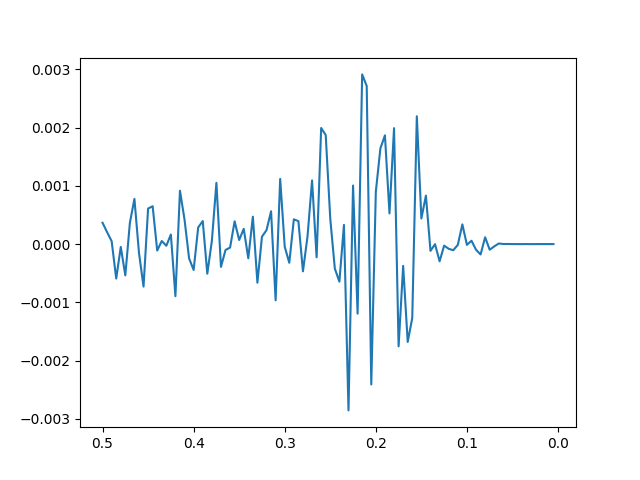

Recreate this plot in Python.
import matplotlib.pyplot as plt
from data_grabber import grab_cost_comparation_data
import numpy as np

space = 'e6'
data = grab_cost_comparation_data()
p_hamming, e_hamming = data['hamming']['p'], data['hamming'][space]
p_logprob, e_logprob = data['logprob']['p'], data['logprob'][space]

e_hamming = np.array(e_hamming)
e_logprob = np.array(e_logprob)
print(e_logprob - e_hamming)

plt.figure()
plt.plot(p_hamming, e_hamming - e_logprob)
plt.gca().invert_xaxis()
plt.savefig('logprob_diff.png')

